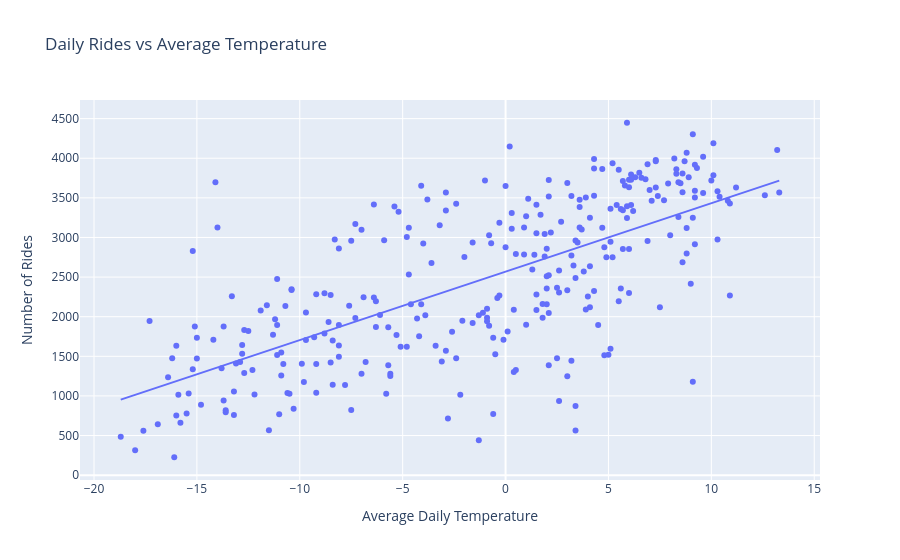

Notebook source saved alongside this figure:
### Code cell
fig = px.scatter(
    bike_weather_daily,
    x="temperature_2m_mean",
    y="number_of_rides",
    trendline="ols",
    title="Daily Rides vs Average Temperature"
)

fig.update_layout(
    xaxis_title="Average Daily Temperature",
    yaxis_title="Number of Rides"
)

fig.show()

### Figure 1 — Plotly figure (JSON) as saved in the notebook; plotly's stock layout.template omitted (floating-point values rounded to 4 significant figures; data arrays with more than 128 entries replaced by an {"elided": "..."} marker saying what was removed)
{"data": [{"hovertemplate": "temperature_2m_mean=%{x}<br>number_of_rides=%{y}<extra></extra>", "legendgroup": "", "marker": {"color": "#636efa", "symbol": "circle"}, "mode": "markers", "name": "", "orientation": "v", "showlegend": false, "type": "scatter", "x": {"elided": "303 float values"}, "xaxis": "x", "y": {"elided": "303 int values"}, "yaxis": "y"}, {"hovertemplate": "<b>OLS trendline</b><br>number_of_rides = 86.3939 * temperature_2m_mean + 2568.3<br>R<sup>2</sup>=0.472180<br><br>temperature_2m_mean=%{x}<br>number_of_rides=%{y} <b>(trend)</b><extra></extra>", "legendgroup": "", "marker": {"color": "#636efa", "symbol": "circle"}, "mode": "lines", "name": "", "showlegend": false, "type": "scatter", "x": {"elided": "303 float values"}, "xaxis": "x", "y": {"elided": "303 float values"}, "yaxis": "y"}], "layout": {"legend": {"tracegroupgap": 0}, "title": {"text": "Daily Rides vs Average Temperature"}, "xaxis": {"anchor": "y", "domain": [0, 1], "title": {"text": "Average Daily Temperature"}}, "yaxis": {"anchor": "x", "domain": [0, 1], "title": {"text": "Number of Rides"}}}}
